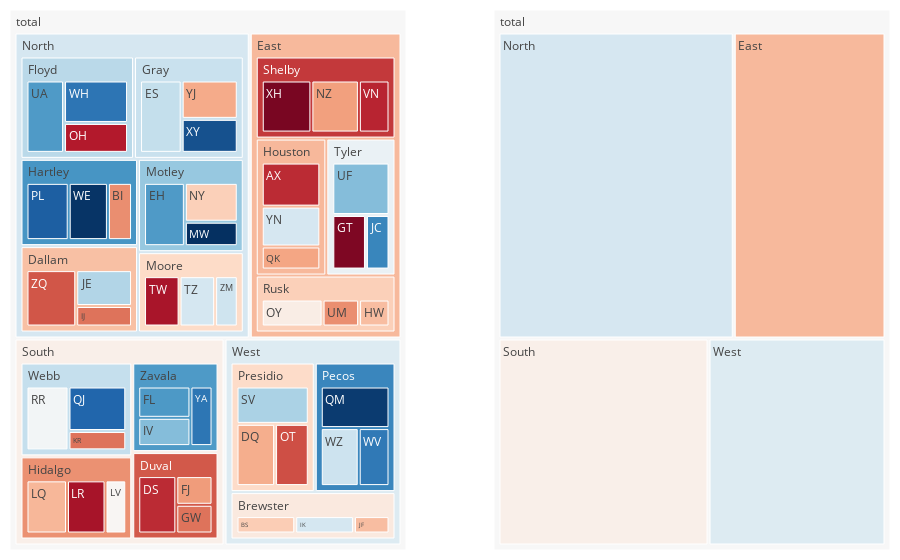

Notebook cell for this chart:
### Markdown cell above
This tree map example can be found on plotly's Python documentation

### Code cell
## TREE MAP EXAMPLE FROM PLOTLY DOCUMENATION

df = pd.read_csv('https://raw.githubusercontent.com/plotly/datasets/master/sales_success.csv')
print(df.head())

levels = ['salesperson', 'county', 'region'] # levels used for the hierarchical chart
color_columns = ['sales', 'calls']
value_column = 'calls'

def build_hierarchical_dataframe(df, levels, value_column, color_columns=None):
    """
    Build a hierarchy of levels for Sunburst or Treemap charts.

    Levels are given starting from the bottom to the top of the hierarchy,
    ie the last level corresponds to the root.
    """
    df_all_trees = pd.DataFrame(columns=['id', 'parent', 'value', 'color'])
    print(df_all_trees)
    
    for i, level in enumerate(levels):
        df_tree = pd.DataFrame(columns=['id', 'parent', 'value', 'color'])
        dfg = df.groupby(levels[i:]).sum()
        dfg = dfg.reset_index()
        df_tree['id'] = dfg[level].copy()
        if i < len(levels) - 1:
            df_tree['parent'] = dfg[levels[i+1]].copy()
        else:
            df_tree['parent'] = 'total'
        df_tree['value'] = dfg[value_column]
        df_tree['color'] = dfg[color_columns[0]] / dfg[color_columns[1]]
        df_all_trees = df_all_trees.append(df_tree, ignore_index=True)
    total = pd.Series(dict(id='total', parent='',
                              value=df[value_column].sum(),
                              color=df[color_columns[0]].sum() / df[color_columns[1]].sum()))
    df_all_trees = df_all_trees.append(total, ignore_index=True)
    print(df_all_trees)

    return df_all_trees

df_all_trees = build_hierarchical_dataframe(df, levels, value_column, color_columns)
average_score = df['sales'].sum() / df['calls'].sum()

fig = make_subplots(1, 2, specs=[[{"type": "domain"}, {"type": "domain"}]],)

fig.add_trace(go.Treemap(
    labels=df_all_trees['id'],
    parents=df_all_trees['parent'],
    values=df_all_trees['value'],
    branchvalues='total',
    marker=dict(
        colors=df_all_trees['color'],
        colorscale='RdBu',
        cmid=average_score),
    hovertemplate='<b>%{label} </b> <br> Sales: %{value}<br> Success rate: %{color:.2f}',
    name=''
    ), 1, 1)

fig.add_trace(go.Treemap(
    labels=df_all_trees['id'],
    parents=df_all_trees['parent'],
    values=df_all_trees['value'],
    branchvalues='total',
    marker=dict(
        colors=df_all_trees['color'],
        colorscale='RdBu',
        cmid=average_score),
    hovertemplate='<b>%{label} </b> <br> Sales: %{value}<br> Success rate: %{color:.2f}',
    maxdepth=2
    ), 1, 2)

fig.update_layout(margin=dict(t=10, b=10, r=10, l=10))
fig.show()

### Figure 1 — Plotly figure (JSON) as saved in the notebook; plotly's stock layout.template omitted (floating-point values rounded to 4 significant figures)
{"data": [{"branchvalues": "total", "domain": {"x": [0, 0.45], "y": [0, 1]}, "hovertemplate": "<b>%{label} </b> <br> Sales: %{value}<br> Success rate: %{color:.2f}", "labels": ["AX", "BI", "BS", "DQ", "DS", "EH", "ES", "FJ", "FL", "GT", "GW", "HW", "IJ", "IK", "IV", "JC", "JE", "JF", "KR", "LQ", "LR", "LV", "MW", "NY", "NZ", "OH", "OT", "OY", "PL", "QJ", "QK", "QM", "RR", "SV", "TW", "TZ", "UA", "UF", "UM", "VN", "WE", "WH", "WV", "WZ", "XH", "XY", "YA", "YJ", "YN", "ZM", "ZQ", "Brewster", "Dallam", "Duval", "Floyd", "Gray", "Hartley", "Hidalgo", "Houston", "Moore", "Motley", "Pecos", "Presidio", "Rusk", "Shelby", "Tyler", "Webb", "Zavala", "East", "North", "South", "West", "total"], "marker": {"cmid": 0.531, "colors": [0.2143, 0.3333, 0.4242, 0.375, 0.2143, 0.7727, 0.6327, 0.35, 0.7742, 0.1333, 0.3, 0.4, 0.3, 0.6061, 0.7143, 0.8095, 0.6571, 0.4, 0.3, 0.3902, 0.1795, 0.5238, 0.9545, 0.4286, 0.3556, 0.1935, 0.2571, 0.5, 0.881, 0.8696, 0.3636, 0.9375, 0.5417, 0.6667, 0.1818, 0.6061, 0.7727, 0.7143, 0.3333, 0.2069, 0.9487, 0.8409, 0.8333, 0.6216, 0.1277, 0.9032, 0.84, 0.3714, 0.6053, 0.619, 0.2653, 0.4884, 0.4038, 0.2683, 0.6471, 0.6261, 0.781, 0.3366, 0.3922, 0.4483, 0.6931, 0.8087, 0.45, 0.4286, 0.2314, 0.56, 0.6316, 0.7738, 0.3931, 0.6054, 0.5066, 0.5888, 0.531], "colorscale": [[0, "rgb(103,0,31)"], [0.1, "rgb(178,24,43)"], [0.2, "rgb(214,96,77)"], [0.3, "rgb(244,165,130)"], [0.4, "rgb(253,219,199)"], [0.5, "rgb(247,247,247)"], [0.6, "rgb(209,229,240)"], [0.7, "rgb(146,197,222)"], [0.8, "rgb(67,147,195)"], [0.9, "rgb(33,102,172)"], [1, "rgb(5,48,97)"]]}, "name": "", "parents": ["Houston", "Hartley", "Brewster", "Presidio", "Duval", "Motley", "Gray", "Duval", "Zavala", "Tyler", "Duval", "Rusk", "Dallam", "Brewster", "Zavala", "Tyler", "Dallam", "Brewster", "Webb", "Hidalgo", "Hidalgo", "Hidalgo", "Motley", "Motley", "Shelby", "Floyd", "Presidio", "Rusk", "Hartley", "Webb", "Houston", "Pecos", "Webb", "Presidio", "Moore", "Moore", "Floyd", "Tyler", "Rusk", "Shelby", "Hartley", "Floyd", "Pecos", "Pecos", "Shelby", "Gray", "Zavala", "Gray", "Houston", "Moore", "Dallam", "West", "North", "South", "North", "North", "North", "South", "East", "North", "North", "West", "West", "East", "East", "East", "South", "South", "total", "total", "total", "total", ""], "type": "treemap", "values": [42, 24, 33, 40, 42, 44, 49, 20, 31, 30, 20, 20, 20, 33, 28, 21, 35, 20, 20, 41, 39, 21, 22, 35, 45, 31, 35, 40, 42, 46, 22, 48, 48, 45, 33, 33, 44, 49, 24, 29, 39, 44, 30, 37, 47, 31, 25, 35, 38, 21, 49, 86, 104, 82, 119, 115, 105, 101, 102, 87, 101, 115, 120, 84, 121, 100, 114, 84, 407, 631, 381, 321, 1740]}, {"branchvalues": "total", "domain": {"x": [0.55, 1], "y": [0, 1]}, "hovertemplate": "<b>%{label} </b> <br> Sales: %{value}<br> Success rate: %{color:.2f}", "labels": ["AX", "BI", "BS", "DQ", "DS", "EH", "ES", "FJ", "FL", "GT", "GW", "HW", "IJ", "IK", "IV", "JC", "JE", "JF", "KR", "LQ", "LR", "LV", "MW", "NY", "NZ", "OH", "OT", "OY", "PL", "QJ", "QK", "QM", "RR", "SV", "TW", "TZ", "UA", "UF", "UM", "VN", "WE", "WH", "WV", "WZ", "XH", "XY", "YA", "YJ", "YN", "ZM", "ZQ", "Brewster", "Dallam", "Duval", "Floyd", "Gray", "Hartley", "Hidalgo", "Houston", "Moore", "Motley", "Pecos", "Presidio", "Rusk", "Shelby", "Tyler", "Webb", "Zavala", "East", "North", "South", "West", "total"], "marker": {"cmid": 0.531, "colors": [0.2143, 0.3333, 0.4242, 0.375, 0.2143, 0.7727, 0.6327, 0.35, 0.7742, 0.1333, 0.3, 0.4, 0.3, 0.6061, 0.7143, 0.8095, 0.6571, 0.4, 0.3, 0.3902, 0.1795, 0.5238, 0.9545, 0.4286, 0.3556, 0.1935, 0.2571, 0.5, 0.881, 0.8696, 0.3636, 0.9375, 0.5417, 0.6667, 0.1818, 0.6061, 0.7727, 0.7143, 0.3333, 0.2069, 0.9487, 0.8409, 0.8333, 0.6216, 0.1277, 0.9032, 0.84, 0.3714, 0.6053, 0.619, 0.2653, 0.4884, 0.4038, 0.2683, 0.6471, 0.6261, 0.781, 0.3366, 0.3922, 0.4483, 0.6931, 0.8087, 0.45, 0.4286, 0.2314, 0.56, 0.6316, 0.7738, 0.3931, 0.6054, 0.5066, 0.5888, 0.531], "colorscale": [[0, "rgb(103,0,31)"], [0.1, "rgb(178,24,43)"], [0.2, "rgb(214,96,77)"], [0.3, "rgb(244,165,130)"], [0.4, "rgb(253,219,199)"], [0.5, "rgb(247,247,247)"], [0.6, "rgb(209,229,240)"], [0.7, "rgb(146,197,222)"], [0.8, "rgb(67,147,195)"], [0.9, "rgb(33,102,172)"], [1, "rgb(5,48,97)"]]}, "maxdepth": 2, "parents": ["Houston", "Hartley", "Brewster", "Presidio", "Duval", "Motley", "Gray", "Duval", "Zavala", "Tyler", "Duval", "Rusk", "Dallam", "Brewster", "Zavala", "Tyler", "Dallam", "Brewster", "Webb", "Hidalgo", "Hidalgo", "Hidalgo", "Motley", "Motley", "Shelby", "Floyd", "Presidio", "Rusk", "Hartley", "Webb", "Houston", "Pecos", "Webb", "Presidio", "Moore", "Moore", "Floyd", "Tyler", "Rusk", "Shelby", "Hartley", "Floyd", "Pecos", "Pecos", "Shelby", "Gray", "Zavala", "Gray", "Houston", "Moore", "Dallam", "West", "North", "South", "North", "North", "North", "South", "East", "North", "North", "West", "West", "East", "East", "East", "South", "South", "total", "total", "total", "total", ""], "type": "treemap", "values": [42, 24, 33, 40, 42, 44, 49, 20, 31, 30, 20, 20, 20, 33, 28, 21, 35, 20, 20, 41, 39, 21, 22, 35, 45, 31, 35, 40, 42, 46, 22, 48, 48, 45, 33, 33, 44, 49, 24, 29, 39, 44, 30, 37, 47, 31, 25, 35, 38, 21, 49, 86, 104, 82, 119, 115, 105, 101, 102, 87, 101, 115, 120, 84, 121, 100, 114, 84, 407, 631, 381, 321, 1740]}], "layout": {"margin": {"b": 10, "l": 10, "r": 10, "t": 10}}}
